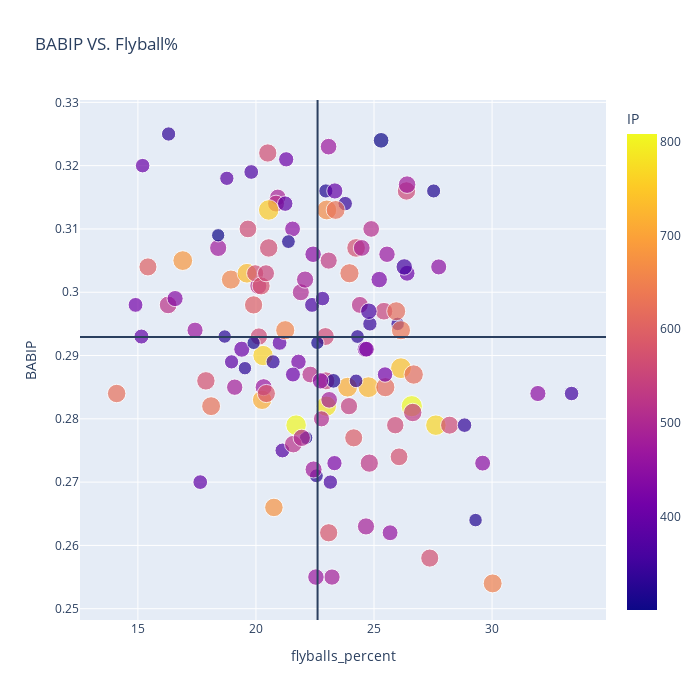

Write notebook code for a chart like this one.
### Code cell
fig = px.scatter(fg_sav, x="flyballs_percent", y="BABIP",
                 size = 'pitch_count',color ="IP",
                 hover_name="Name", log_x=False, size_max=15, width=700, height=700,
                 title = "BABIP VS. Flyball%")
fig.add_hline(y=mu)
fig.add_vline(x = np.mean(fg_sav['flyballs_percent']))
fig.show()

### Figure 1 — Plotly figure (JSON) as saved in the notebook; plotly's stock layout.template omitted (floating-point values rounded to 4 significant figures; data arrays with more than 128 entries replaced by an {"elided": "..."} marker saying what was removed)
{"data": [{"hovertemplate": "<b>%{hovertext}</b><br><br>flyballs_percent=%{x}<br>BABIP=%{y}<br>pitch_count=%{marker.size}<br>IP=%{marker.color}<extra></extra>", "hovertext": {"elided": "132 str values"}, "legendgroup": "", "marker": {"color": {"elided": "132 float values"}, "coloraxis": "coloraxis", "size": {"elided": "132 int values"}, "sizemode": "area", "sizeref": 58.24, "symbol": "circle"}, "mode": "markers", "name": "", "orientation": "v", "showlegend": false, "type": "scatter", "x": {"elided": "132 float values"}, "xaxis": "x", "y": {"elided": "132 float values"}, "yaxis": "y"}], "layout": {"coloraxis": {"colorbar": {"title": {"text": "IP"}}, "colorscale": [[0, "#0d0887"], [0.1111, "#46039f"], [0.2222, "#7201a8"], [0.3333, "#9c179e"], [0.4444, "#bd3786"], [0.5556, "#d8576b"], [0.6667, "#ed7953"], [0.7778, "#fb9f3a"], [0.8889, "#fdca26"], [1, "#f0f921"]]}, "height": 700, "legend": {"itemsizing": "constant", "tracegroupgap": 0}, "shapes": [{"type": "line", "x0": 0, "x1": 1, "xref": "x domain", "y0": 0.2929, "y1": 0.2929, "yref": "y"}, {"type": "line", "x0": 22.61, "x1": 22.61, "xref": "x", "y0": 0, "y1": 1, "yref": "y domain"}], "title": {"text": "BABIP VS. Flyball%"}, "width": 700, "xaxis": {"anchor": "y", "domain": [0, 1], "title": {"text": "flyballs_percent"}}, "yaxis": {"anchor": "x", "domain": [0, 1], "title": {"text": "BABIP"}}}}
